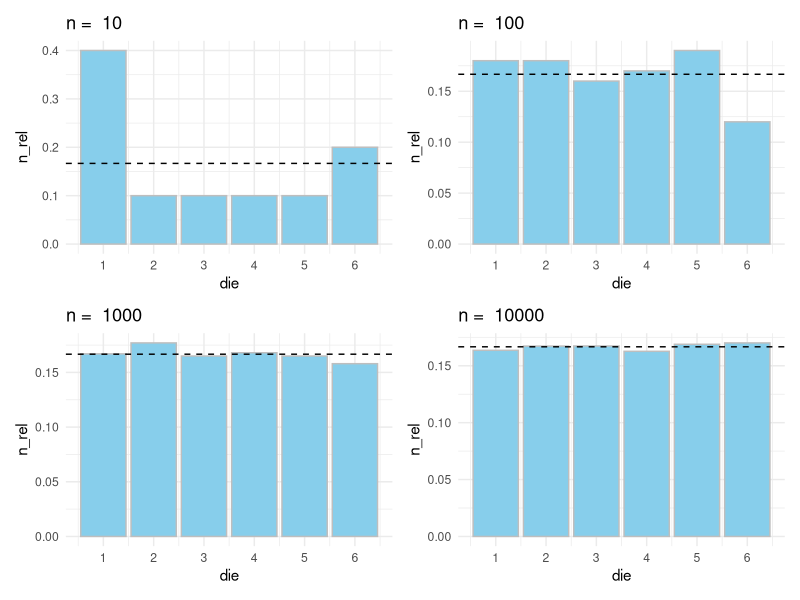

The R source for this figure:
## ---- chunk 1
library(dplyr)
library(ggplot2)
library(patchwork)
library(purrr)
library(tibble)
## ---- chunk 2
# 202535-368231
set.seed(8231)

roll_die <- function(count) {
  die <- floor(6 * runif(count) + 1) |> as.integer()

  freq <- tibble(die = die) |>
    count(.data[["die"]]) |>
    mutate(n_rel = map_dbl(n, ~ .x / count))

  ggplot(freq, aes(.data[["die"]], .data[["n_rel"]])) +
    geom_col(fill = "skyblue", color = "gray") +
    scale_x_continuous(breaks = seq(1, 7, by = 1)) +
    geom_hline(yintercept = 1 / 6, linetype = "dashed") +
    labs(title = paste("n = ", count)) +
    theme_minimal()
}

c(10, 100, 1000, 10000) |>
  map(roll_die) |>
  wrap_plots(ncol = 2)
